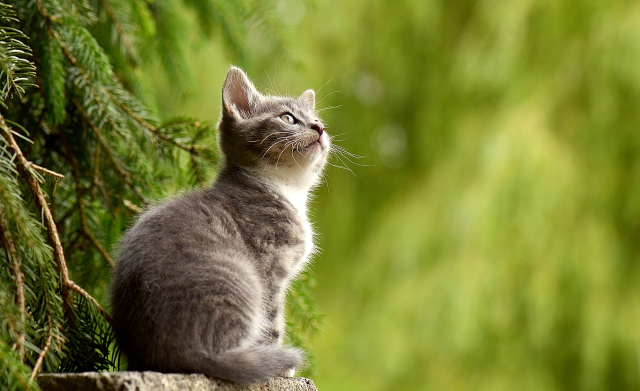
#> input picture Photos/cat2.jpg, 1280 x 781 px (shown at 1/2 size)
$ python basic.py
#> lines starting #> are read from the running program, lines starting #| are printed output that depends on the picture; after the words box and inside, x2 and y2 are one past the last pixel; in counts of white or black regions, pixels touching at a corner belong together
#> further down, first_img is the input picture: shape (781, 1280, 3); mean B, G, R 49.7, 125.8, 119.2
import cv2 as cv

def rescaleFrame(frame, scale = 0.6):
#> called with scale = 0.6
    width = int(frame.shape[1] * scale)
#> width = 768
    height = int(frame.shape[0] * scale)
#> height = 468
    dimensions = (width,height)
#> dimensions = (768, 468)

    return cv.resize(frame, dimensions, interpolation= cv.INTER_AREA)
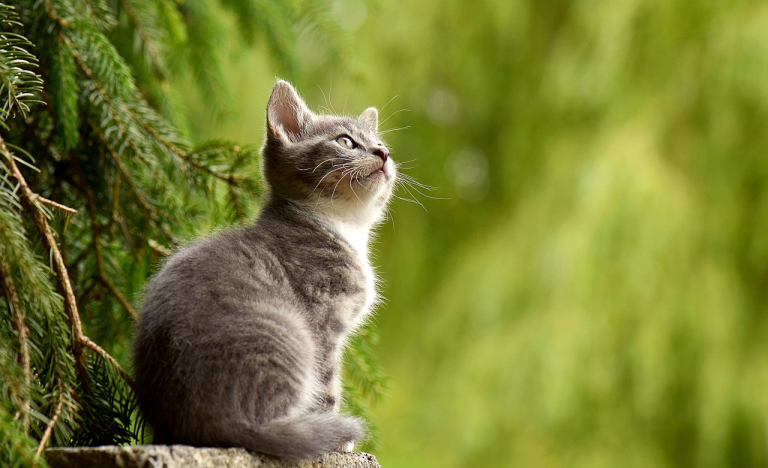
#> returned value: shape (468, 768, 3); mean of channels 0, 1, 2 49.7, 125.8, 119.2; drawn as B, G, R


first_img = cv.imread('Photos/cat2.jpg')
img = rescaleFrame(first_img)

# coverting into grayscale image
gray = cv.cvtColor(img, cv.COLOR_BGR2GRAY)
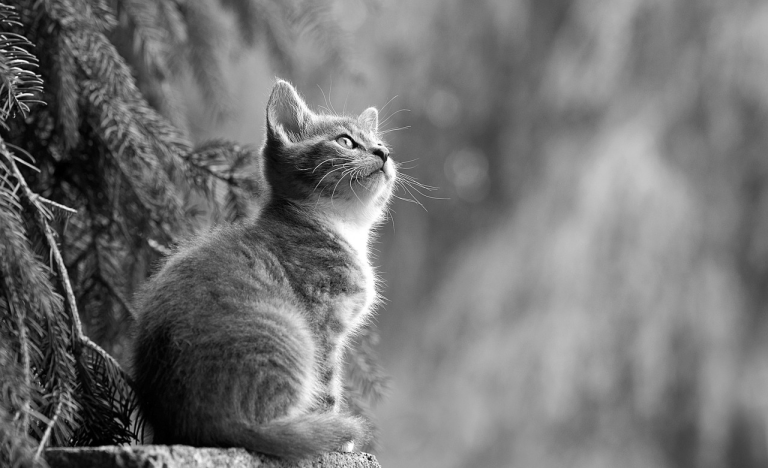
#> gray: shape (468, 768); min 0, max 255, mean 115.1
# cv.imshow('gray',gray)

# blurring an image
blurred_img = cv.GaussianBlur(gray, (7, 7), 0)
# cv.imshow('blurred', blurred_img)

# edge cascading / edge detection
canny = cv.Canny(blurred_img, 123,175)
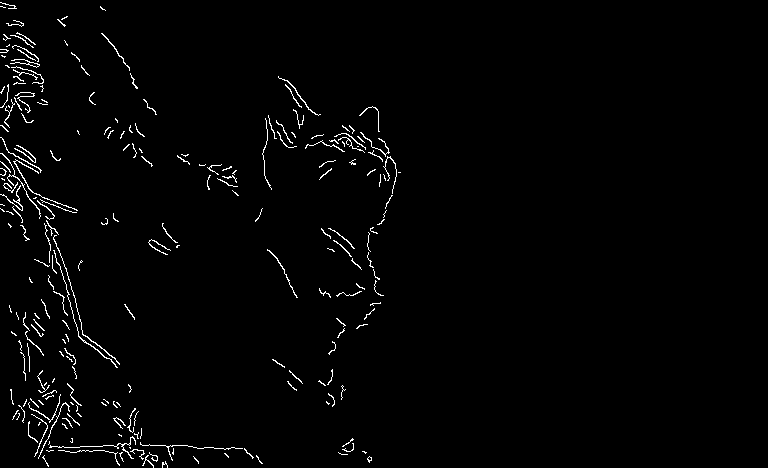
#> canny: shape (468, 768); 1.7% white in thin lines or dots, all inside (x1, y1, x2, y2) = (0, 2, 401, 468)
# cv.imshow('canny', canny)

# dilating the image
dilated = cv.dilate(canny, (7, 7), iterations= 1 )
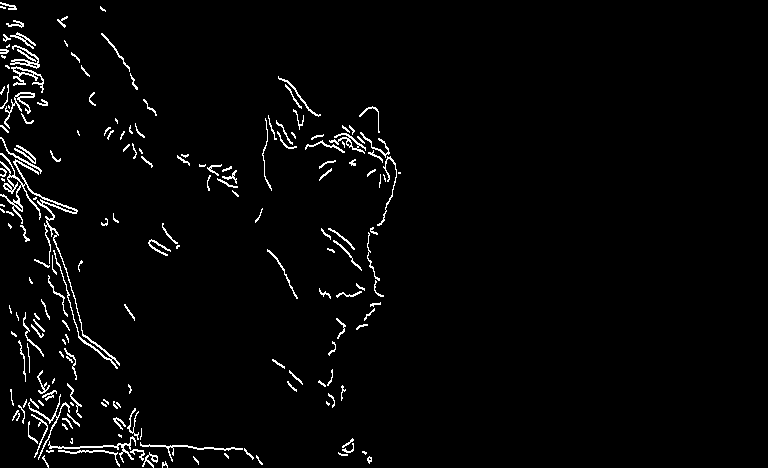
#> dilated: shape (468, 768); 2.6% white in thin lines or dots, all inside (x1, y1, x2, y2) = (0, 2, 401, 468)
# cv.imshow('dialted', dilated)

# Eroding
eroded = cv.erode(dilated, (3,3))
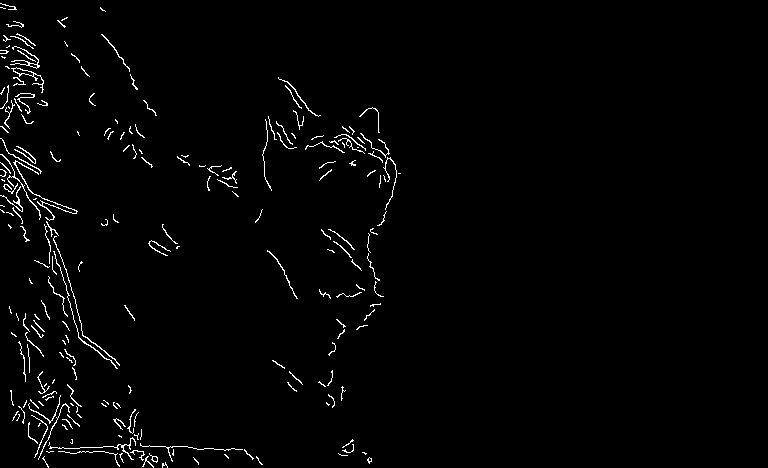
#> eroded: shape (468, 768); 1.7% white in thin lines or dots, all inside (x1, y1, x2, y2) = (0, 3, 401, 468)
# cv.imshow('eroded', eroded)

# Resize
resized = cv.resize(img, (500,500), interpolation=cv.INTER_CUBIC)
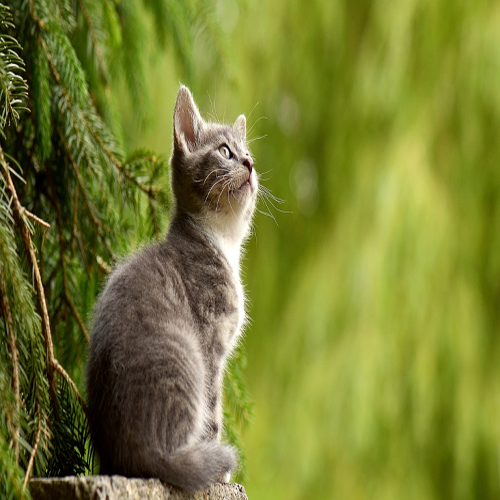
#> resized: shape (500, 500, 3); mean B, G, R 49.7, 125.8, 119.2
# cv.imshow('resized', resized)

# Cropping
cropped = img[50:250, 200:400]
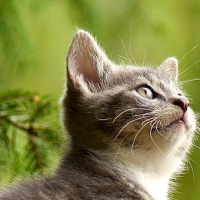
#> cropped: shape (200, 200, 3); mean B, G, R 74.6, 133.5, 132.9
cv.imshow('cropped', cropped)

cv.waitKey(0)

$ run again, with Photos/whamen.jpg copied over Photos/cat2.jpg
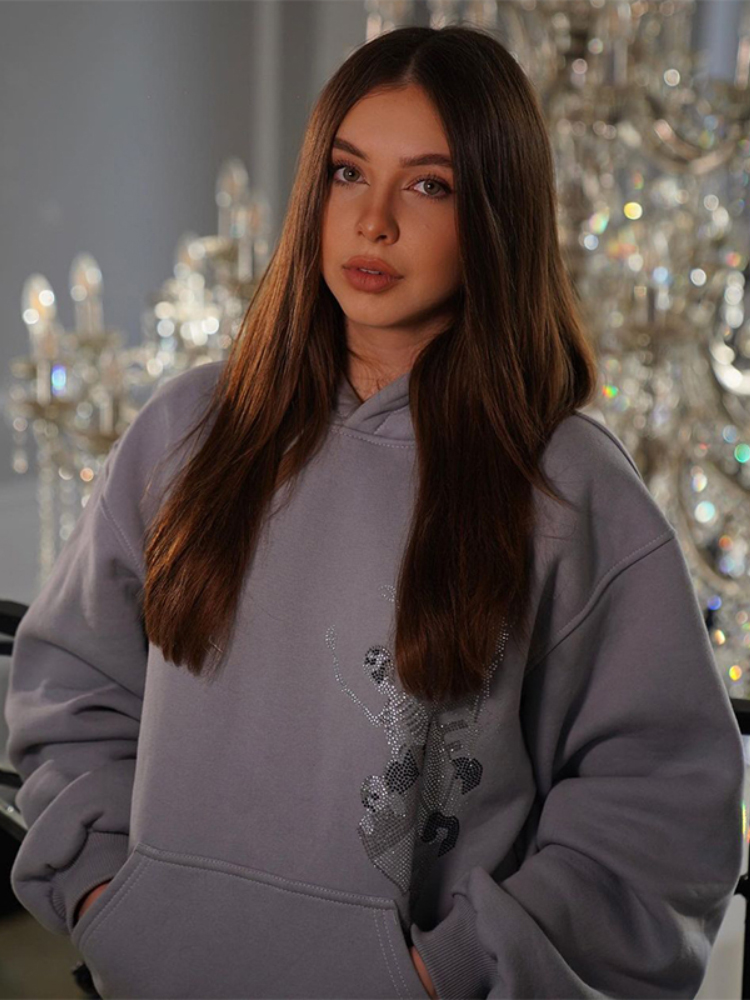
#> input picture Photos/whamen.jpg, 750 x 1000 px
#> first_img is the input picture: shape (1000, 750, 3); mean B, G, R 78.1, 81.2, 92.7
#> `canny = cv.Canny(blurred_img, 123,175)`:
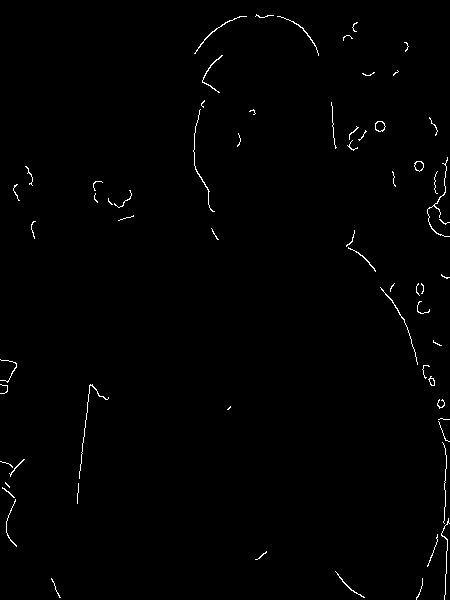
#> canny: shape (600, 450); 0.8% white in thin lines or dots
#> dilated: shape (600, 450); 1.2% white in thin lines or dots
#> eroded: shape (600, 450); 0.81% white in thin lines or dots
#> `cropped = img[50:250, 200:400]`:
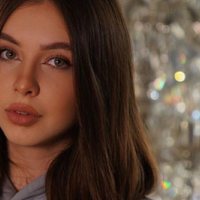
#> cropped: shape (200, 200, 3); mean B, G, R 55.6, 70.1, 96.5
